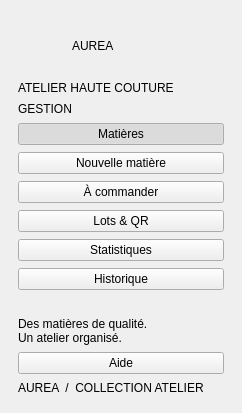
          <widget class="QFrame" name="sidebar">
            <property name="minimumSize">
              <size>
                <width>242</width>
                <height>0</height>
              </size>
            </property>
            <property name="maximumSize">
              <size>
                <width>242</width>
                <height>16777215</height>
              </size>
            </property>
            <layout class="QVBoxLayout" name="sidebarLayout">
              <property name="leftMargin">
                <number>18</number>
              </property>
              <property name="topMargin">
                <number>18</number>
              </property>
              <property name="rightMargin">
                <number>18</number>
              </property>
              <property name="bottomMargin">
                <number>18</number>
              </property>
              <property name="spacing">
                <number>7</number>
              </property>
              <item>
                <widget class="QWidget" name="brandRow">
                  <layout class="QHBoxLayout" name="brandRowLayout">
                    <property name="leftMargin">
                      <number>0</number>
                    </property>
                    <property name="topMargin">
                      <number>0</number>
                    </property>
                    <property name="rightMargin">
                      <number>0</number>
                    </property>
                    <property name="bottomMargin">
                      <number>0</number>
                    </property>
                    <property name="spacing">
                      <number>6</number>
                    </property>
                    <item>
                      <widget class="QLabel" name="logoMark">
                        <property name="text">
                          <string />
                        </property>
                        <property name="sizePolicy">
                          <sizepolicy hsizetype="Preferred" vsizetype="Fixed">
                            <horstretch>0</horstretch>
                            <verstretch>0</verstretch>
                          </sizepolicy>
                        </property>
                        <property name="minimumSize">
                          <size>
                            <width>48</width>
                            <height>56</height>
                          </size>
                        </property>
                        <property name="maximumSize">
                          <size>
                            <width>48</width>
                            <height>56</height>
                          </size>
                        </property>
                      </widget>
                    </item>
                    <item>
                      <widget class="QLabel" name="logoWord">
                        <property name="text">
                          <string>AUREA</string>
                        </property>
                        <property name="sizePolicy">
                          <sizepolicy hsizetype="Preferred" vsizetype="Fixed">
                            <horstretch>0</horstretch>
                            <verstretch>0</verstretch>
                          </sizepolicy>
                        </property>
                      </widget>
                    </item>
                  </layout>
                </widget>
              </item>
              <item>
                <widget class="QLabel" name="brandSubtitle">
                  <property name="text">
                    <string>ATELIER HAUTE COUTURE</string>
                  </property>
                  <property name="sizePolicy">
                    <sizepolicy hsizetype="Preferred" vsizetype="Fixed">
                      <horstretch>0</horstretch>
                      <verstretch>0</verstretch>
                    </sizepolicy>
                  </property>
                  <property name="eyebrow" stdset="0">
                    <bool>true</bool>
                  </property>
                </widget>
              </item>
              <item>
                <widget class="QLabel" name="navCaption">
                  <property name="text">
                    <string>GESTION</string>
                  </property>
                  <property name="sizePolicy">
                    <sizepolicy hsizetype="Preferred" vsizetype="Fixed">
                      <horstretch>0</horstretch>
                      <verstretch>0</verstretch>
                    </sizepolicy>
                  </property>
                  <property name="muted" stdset="0">
                    <bool>true</bool>
                  </property>
                </widget>
              </item>
              <item>
                <widget class="QPushButton" name="navInventory">
                  <property name="text">
                    <string>Matières</string>
                  </property>
                  <property name="nav" stdset="0">
                    <bool>true</bool>
                  </property>
                  <property name="checkable">
                    <bool>true</bool>
                  </property>
                  <property name="checked">
                    <bool>true</bool>
                  </property>
                </widget>
              </item>
              <item>
                <widget class="QPushButton" name="navEditor">
                  <property name="text">
                    <string>Nouvelle matière</string>
                  </property>
                  <property name="nav" stdset="0">
                    <bool>true</bool>
                  </property>
                  <property name="checkable">
                    <bool>true</bool>
                  </property>
                </widget>
              </item>
              <item>
                <widget class="QPushButton" name="navAlerts">
                  <property name="text">
                    <string>À commander</string>
                  </property>
                  <property name="nav" stdset="0">
                    <bool>true</bool>
                  </property>
                  <property name="checkable">
                    <bool>true</bool>
                  </property>
                </widget>
              </item>
              <item>
                <widget class="QPushButton" name="navQr">
                  <property name="text">
                    <string>Lots &amp;&amp; QR</string>
                  </property>
                  <property name="nav" stdset="0">
                    <bool>true</bool>
                  </property>
                  <property name="checkable">
                    <bool>true</bool>
                  </property>
                </widget>
              </item>
              <item>
                <widget class="QPushButton" name="navStats">
                  <property name="text">
                    <string>Statistiques</string>
                  </property>
                  <property name="nav" stdset="0">
                    <bool>true</bool>
                  </property>
                  <property name="checkable">
                    <bool>true</bool>
                  </property>
                </widget>
              </item>
              <item>
                <widget class="QPushButton" name="navHistory">
                  <property name="text">
                    <string>Historique</string>
                  </property>
                  <property name="nav" stdset="0">
                    <bool>true</bool>
                  </property>
                  <property name="checkable">
                    <bool>true</bool>
                  </property>
                </widget>
              </item>
              <item>
                <spacer name="sidebarSpacer">
                  <property name="orientation">
                    <enum>Qt::Vertical</enum>
                  </property>
                  <property name="sizeHint" stdset="0">
                    <size>
                      <width>20</width>
                      <height>20</height>
                    </size>
                  </property>
                </spacer>
              </item>
              <item>
                <widget class="QLabel" name="sidebarNote">
                  <property name="text">
                    <string>Des matières de qualité.
Un atelier organisé.</string>
                  </property>
                  <property name="sizePolicy">
                    <sizepolicy hsizetype="Preferred" vsizetype="Fixed">
                      <horstretch>0</horstretch>
                      <verstretch>0</verstretch>
                    </sizepolicy>
                  </property>
                  <property name="muted" stdset="0">
                    <bool>true</bool>
                  </property>
                  <property name="wordWrap">
                    <bool>true</bool>
                  </property>
                </widget>
              </item>
              <item>
                <widget class="QPushButton" name="helpButton">
                  <property name="text">
                    <string>Aide</string>
                  </property>
                </widget>
              </item>
              <item>
                <widget class="QLabel" name="sidebarVersion">
                  <property name="text">
                    <string>AUREA  /  COLLECTION ATELIER</string>
                  </property>
                  <property name="sizePolicy">
                    <sizepolicy hsizetype="Preferred" vsizetype="Fixed">
                      <horstretch>0</horstretch>
                      <verstretch>0</verstretch>
                    </sizepolicy>
                  </property>
                  <property name="eyebrow" stdset="0">
                    <bool>true</bool>
                  </property>
                </widget>
              </item>
            </layout>
          </widget>
